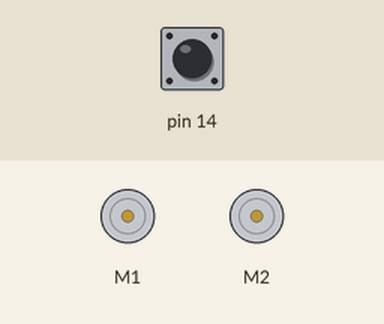
Recording of a sketch running on a simulated Arduino Leonardo, built with avr-gcc and run on an emulated ATmega32U4. Parts: 2 × DC motor (green arrow = forward, orange = backward, longer = faster). Inputs (shaded band) come from the test bench; at power-on: pin 14 HIGH.

Above: at 0.8 s.
0.9 s: pin 14 pulled LOW for 0.15 s
At 2.8 s:
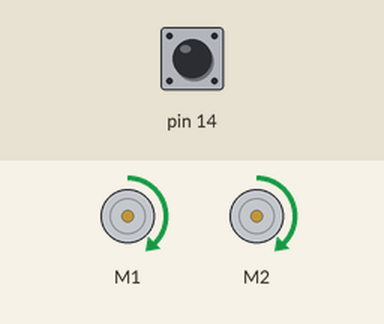
At 3.6 s:
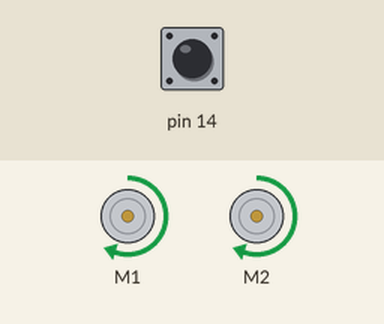
Timing chart, 0 to 13.0 s (numbered marks = the images above; inputs shaded):
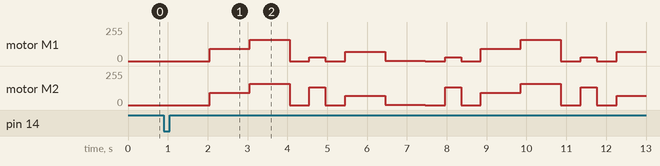

The sketch:

Programeer_opdracht_Thijmen_Hiestand.ino
```cpp
#include <Wire.h>
#include <Zumo32U4.h>

Zumo32U4Motors motors;
Zumo32U4ButtonA buttonA;
// hier declareer ik de voorwaartse snelheid van de ZUMO
const uint8_t Speed = 400;

// hier declareer ik de tragere voorwaartse snelheid van de ZUMO
const uint8_t HalveSpeed = 250;

// hier declareer ik de achterwaartse snelheid van de ZUMO
const uint8_t SpeedBackwards = -400;

// hier declareer ik de tragere achterwaartse snelheid van de ZUMO
const uint8_t HalveSpeedBackwards = -250;

// hier heb ik een snelheid aangemaakt die ik gebruik voor het draaien van de ZUMO,
// is de zelfde snelheid als voorwaarts alleen is dit voor overzichtelijkheid
const uint8_t LeftmotorTurn = 300;

// dit is eht zelfde als bij LeftmotorTurn dus puur voor de overzichtelijkheid van de code
const uint8_t RightmotorTurn = -300;

// hier declareer ik de snelheid nul die ik gebruik om de zumo stil te laten staan
const uint8_t Stop = 0;


// deze functie laat de ZUMO voorwaarts rijden, de Speed komt van de eerder gedeclareerde snelheid.
void rechteLijnVoorwaarts()
{
  motors.setSpeeds(Speed, Speed);
  delay(1000);
}

// met deze methode wil ik eerst de ZUMO laten vertragen naar een lagere snelheid dit zorgt voor een vloeierende overgang
void halveSpeedVoorwaarts()
{
  motors.setSpeeds(HalveSpeed, HalveSpeed);
  delay(1000);
}

// hier laat ik de ZUMO achterwaarts in een rechtelijn rijden
void rechteLijnAchterwaarts()
{
  motors.setSpeeds(SpeedBackwards, SpeedBackwards);
  delay(1000);
}

// zelfde als bij de vorige functie, dus voor een mooiere overgang in functies.
void halveSpeedAchterwaarts()
{
  motors.setSpeeds(HalveSpeedBackwards, HalveSpeedBackwards);
  delay(1000);
}

// hier geef ik bijde motoren een andere snelehid zodat de ZUMO draait op zijn plaats.
void Draai()
{
  motors.setSpeeds(LeftmotorTurn, RightmotorTurn);
  delay(400);
}

// zoals al eerder gedeclareerd geef ik hier de ZUMO de snelheid nul.
// hiermee staat de zumo dus stil voor een aangegeven tijd.
void STOP()
{
  motors.setSpeeds(Stop, Stop);
  delay(500);
}

// setup geeft de start van de code aan, dus wat eerst gedaan moet worden voordat
// de code daadwerkelijk wordt uitgevoerd door de ZUMO
void setup()
{
  buttonA.waitForButton();
  delay(1000);
}

// in de loop worden alle voorgaande gemaakte functie achter één volgens uitgevoerd.
// hier maakt de ZUMO dus het vierkantje die ik wilde programmeren.
void loop()
{
  rechteLijnVoorwaarts();
  halveSpeedVoorwaarts();
  STOP();
  Draai();
  STOP();
  rechteLijnAchterwaarts();
  halveSpeedAchterwaarts();
  STOP();
  Draai();
  STOP();
}
```
